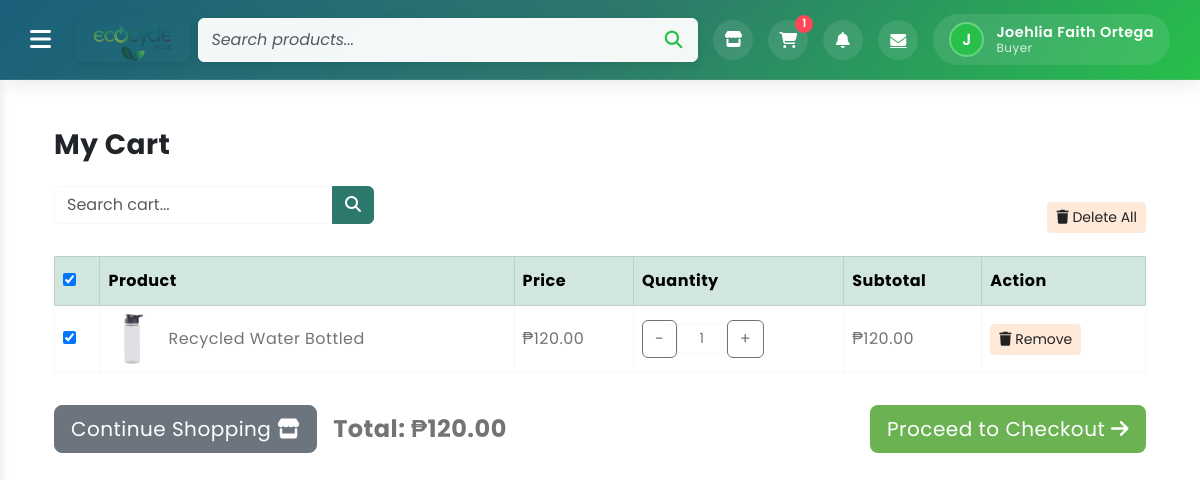
Screenshot of /mycart.php (signed in) with the database file from the repository.
### tables this page shows
CREATE TABLE `cart` (
  `cart_id` int(11) NOT NULL AUTO_INCREMENT,
  `buyer_id` int(11) NOT NULL,
  `product_id` int(11) NOT NULL,
  `quantity` int(11) NOT NULL DEFAULT 1,
  `created_at` timestamp NOT NULL DEFAULT current_timestamp(),
  PRIMARY KEY (`cart_id`),
  UNIQUE KEY `unique_buyer_product` (`buyer_id`,`product_id`),
  KEY `buyer_id` (`buyer_id`),
  KEY `product_id` (`product_id`)
);

CREATE TABLE `products` (
  `product_id` int(11) NOT NULL AUTO_INCREMENT,
  `seller_id` int(11) NOT NULL,
  `category_id` int(11) NOT NULL,
  `producers` varchar(255) DEFAULT NULL,
  `name` varchar(200) NOT NULL,
  `description` text DEFAULT NULL,
  `price` decimal(10,2) NOT NULL,
  `stock_quantity` int(11) NOT NULL DEFAULT 0,
  `image_url` varchar(255) DEFAULT NULL,
  `status` enum('active','inactive') DEFAULT 'inactive',
  `created_at` timestamp NOT NULL DEFAULT current_timestamp(),
  `updated_at` timestamp NOT NULL DEFAULT current_timestamp() ON UPDATE current_timestamp(),
  PRIMARY KEY (`product_id`),
  KEY `seller_id` (`seller_id`),
  KEY `category_id` (`category_id`)
);

### mycart.php (the view, shortened to what this page needs)
<?php
include 'homeheader.php';
$cart_items = [];
$total = 0;
try {
    $buyer_id = getCurrentUserId();
    $stmt = $pdo->prepare('
        SELECT c.cart_id, c.quantity, p.product_id, p.name, p.price, p.image_url, p.stock_quantity
        FROM Cart c
        JOIN Products p ON c.product_id = p.product_id
        WHERE c.buyer_id = ?
    ');
    $stmt->execute([$buyer_id]);
    $cart_items = $stmt->fetchAll();
} catch (PDOException $e) {
    $cart_items = [];
}
?>
<!DOCTYPE html>
<html lang="en">
  <head>
    <link rel="stylesheet" href="https://cdn.jsdelivr.net/npm/swiper@9/swiper-bundle.min.css">
    <link href="https://cdn.jsdelivr.net/npm/bootstrap@5.3.0-alpha3/dist/css/bootstrap.min.css" rel="stylesheet">
    <link rel="stylesheet" type="text/css" href="css/vendor.css">
    <link rel="stylesheet" type="text/css" href="style.css">
    <link rel="stylesheet" href="https://cdnjs.cloudflare.com/ajax/libs/font-awesome/6.4.0/css/all.min.css">
  </head>
  <body>
    <div class="container-fluid">
      <div class="row">
        <div class="main-content">
          <div class="container-lg mt-5">
            <h3 class="fw-bold mb-4 text-start">My Cart</h3>
            <div class="d-flex justify-content-between align-items-center mb-2">
              <div class="search-filter-row">
                <div class="input-group">
                  <input type="text" id="cartSearch" class="form-control" placeholder="Search cart...">
                  <button id="cartSearchBtn" class="btn" type="button" style="background-color: #2c786c; border-color: #2c786c;">
                    <i class="fas fa-search" style="color: #fff;"></i>
                  </button>
                </div>
              </div>
              <?php if (!empty($cart_items)): ?>
                <form method="POST" style="margin:0;">
                  <button type="submit" class="btn btn-danger btn-sm"><i class="fas fa-trash"></i> Delete All</button>
                </form>
              <?php endif; ?>
            </div>
            <div class="table-responsive">
              <table class="table table-bordered table-hover align-middle">
                <thead class="table-success">
                  <tr>
                    <th><input type="checkbox" id="selectAll" checked></th>
                    <th>Product</th>
                    <th>Price</th>
                    <th>Quantity</th>
                    <th>Subtotal</th>
                    <th>Action</th>
                  </tr>
                </thead>
                <tbody>
                  <?php if (empty($cart_items)): ?>
                    <tr><td colspan="6" class="text-center">Your cart is empty.</td></tr>
                  <?php else: ?>
                    <?php foreach ($cart_items as $item): ?>
                      <?php $subtotal = $item['price'] * $item['quantity']; $total += $subtotal; ?>
                      <tr data-price="<?php echo htmlspecialchars($item['price']); ?>" data-stock="<?php echo (int)$item['stock_quantity']; ?>">
                        <td><input type="checkbox" class="product-checkbox" checked></td>
                        <td>
                          <div class="d-flex align-items-center">
                            <img src="<?php echo htmlspecialchars($item['image_url'] ?: 'images/logo.png.png'); ?>" alt="<?php echo htmlspecialchars($item['name']); ?>" style="width: 50px; height: 50px; object-fit: cover; border-radius: 8px; margin-right: 10px;">
                            <span><?php echo htmlspecialchars($item['name']); ?></span>
                          </div>
                        </td>
                        <td>₱<?php echo number_format($item['price'], 2); ?></td>
                        <td>
                          <form method="POST" class="update-qty-form d-flex align-items-center" style="display:inline;">
                              <button type="button" class="btn btn-outline-secondary btn-qty-minus" tabindex="-1">-</button>
                              <input type="number" name="update_quantity" class="form-control form-control-sm qty-input text-center" value="<?php echo $item['quantity']; ?>" min="1" style="width: 50px;">
                              <button type="button" class="btn btn-outline-secondary btn-qty-plus" tabindex="-1">+</button>
                          </form>
                        </td>
                        <td class="subtotal">₱<?php echo number_format($subtotal, 2); ?></td>
                        <td>
                          <form method="POST" style="display:inline;">
                            <button type="submit" class="btn btn-danger btn-sm"><i class="fas fa-trash"></i> Remove</button>
                          </form>
                        </td>
                      </tr>
                    <?php endforeach; ?>
                  <?php endif; ?>
                </tbody>
              </table>
            </div>
            <div class="d-flex justify-content-between align-items-center mt-3">
              <div class="d-flex align-items-center">
                <a href="home.php" id="continueShopping" class="btn btn-secondary btn-lg me-3">Continue Shopping <i class="fas fa-store"></i></a>
                <div class="fw-bold fs-4" id="cartTotal">Total: ₱<?php echo number_format($total, 2); ?></div>
              </div>
              <a href="checkout.php" id="proceedCheckout" class="btn btn-primary btn-lg<?php echo empty($cart_items) ? ' disabled' : ''; ?>">Proceed to Checkout <i class="fas fa-arrow-right"></i></a>
            </div>
          </div>
        </div>
      </div>
    </div>
  </body>
</html>

### style.css (style rules this page uses)
body { font-family: 'Poppins', sans-serif; --heading-font : "Inter", sans-serif; --bs-link-color: #333; --bs-link-hover-color:#333; --bs-link-color-rgb: 40,40,40; --bs-link-hover-color-rgb: 0,0,0; --bs-light-rgb: 248, 248, 248; --bs-font-sans-serif: "Inter", sans-serif; --bs-body-font-family: 'Poppins', sans-serif; --bs-body-font-size: 1rem; --bs-body-font-weight: 400; --bs-body-line-height: 2; --bs-body-color: #747474; --bs-primary: #6BB252; --bs-primary-rgb: 107, 178, 82; --bs-secondary: #364127; --bs-secondary-rgb: 54, 65, 39; --bs-danger: #F95F09; --bs-danger-rgb: 249, 95, 9; --bs-success: #a3be4c; --bs-success-rgb: 163, 190, 76; --bs-primary-bg-subtle: #FFF9EB; --bs-success-bg-subtle: #eef5e5; --bs-border-color: #F7F7F7; }
.btn-primary { --bs-btn-color: #fff; --bs-btn-bg: var(--bs-primary); --bs-btn-border-color: transparent; --bs-btn-hover-color: #fff; --bs-btn-hover-bg: #f7a422; --bs-btn-hover-border-color: transparent; --bs-btn-focus-shadow-rgb: 49,132,253; --bs-btn-active-color: #fff; --bs-btn-active-bg: var(--bs-primary); --bs-btn-active-border-color: transparent; --bs-btn-active-shadow: inset 0 3px 5px rgba(0, 0, 0, 0.125); --bs-btn-disabled-color: #fff; --bs-btn-disabled-bg: #d3d7dd; --bs-btn-disabled-border-color: transparent; }
.btn-danger { --bs-btn-color: #222; --bs-btn-bg: #FFEADA; --bs-btn-border-color: #FFEADA; --bs-btn-hover-color: #222; --bs-btn-hover-bg: #ecc9af; --bs-btn-hover-border-color: #ecc9af; --bs-btn-focus-shadow-rgb: 60,153,110; --bs-btn-active-color: #222; --bs-btn-active-bg: #ecc9af; --bs-btn-active-border-color: #ecc9af; --bs-btn-active-shadow: inset 0 3px 5px rgba(0, 0, 0, 0.125); --bs-btn-disabled-color: #222; --bs-btn-disabled-bg: #FFEADA; --bs-btn-disabled-border-color: #FFEADA; }
body { letter-spacing: 0.03em; }
h1,h2,h3,h4,h5,h6 { font-family: 'Poppins', sans-serif; color: var(--bs-dark); font-weight: 700; }
.container, .container-fluid, .container-lg, .container-md, .container-sm, .container-xl, .container-xxl { --bs-gutter-x: 3rem; }
.main-content { width: 100%; padding-left: 0; padding-right: 0; }

### homeheader.php (style rules this page uses)
body { padding-top: 80px; font-family: 'Poppins', sans-serif; background-color: #f8f9fa; }

### mycart.php (style rules this page uses)
.search-filter-row { display: flex; gap: 1rem; margin-bottom: 1.5rem; flex-wrap: nowrap; align-items: center; }
.search-filter-row .input-group { flex: 0 1 320px; min-width: 200px; max-width: 320px; }
input[type=number] { -moz-appearance: textfield; }

### rows the page displays
cart: product.image_url (picture), product.name "Recycled Water Bottled", product.price "120.00", update_quantity "1"

### other values shown
$cart_count "1"
$first_letter "J"
$buyer_name "Joehlia Faith Ortega"
